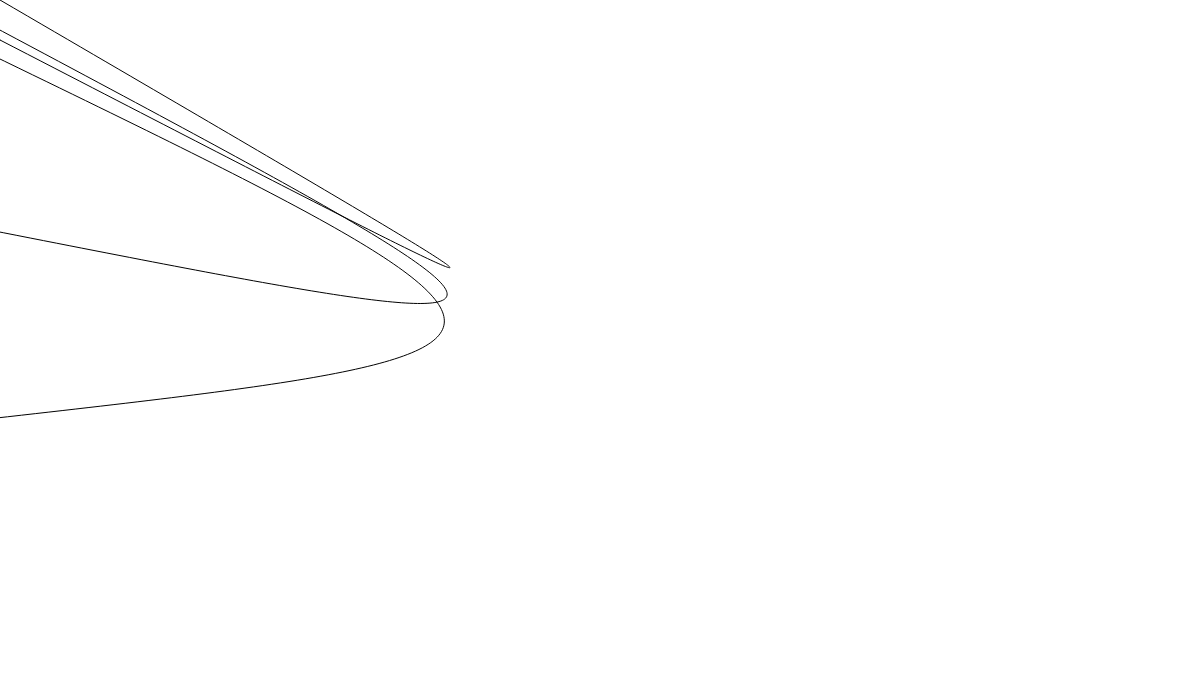
Frame 1 (no input)
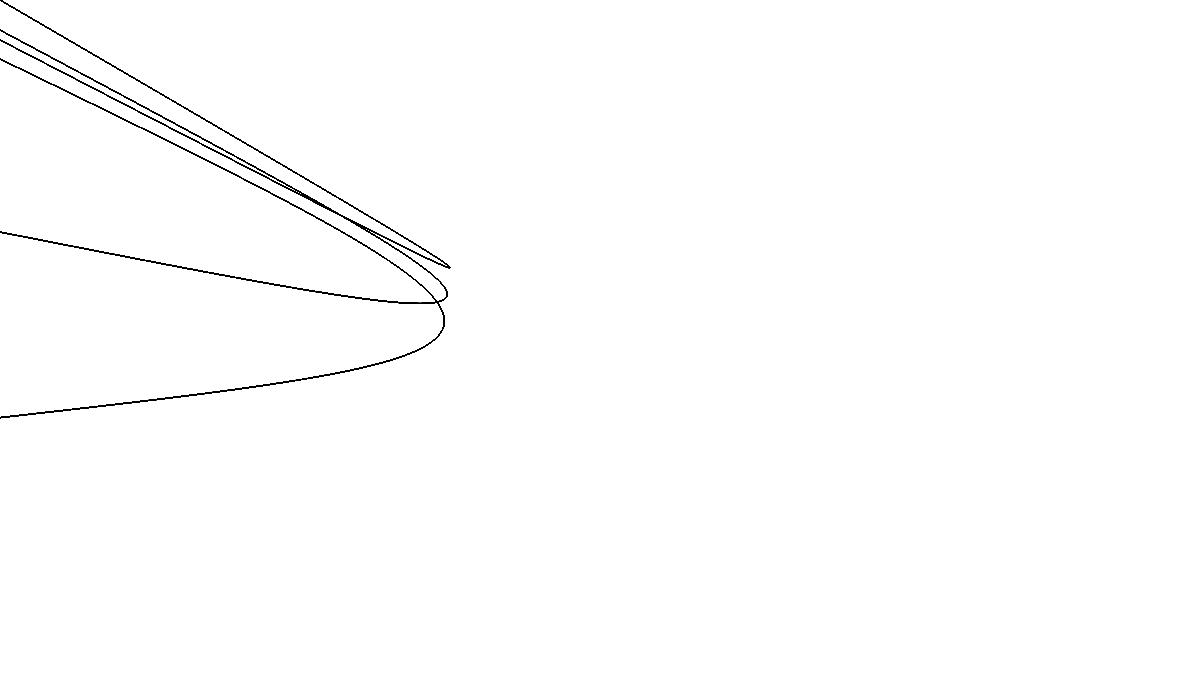
Frame 60 (no input)
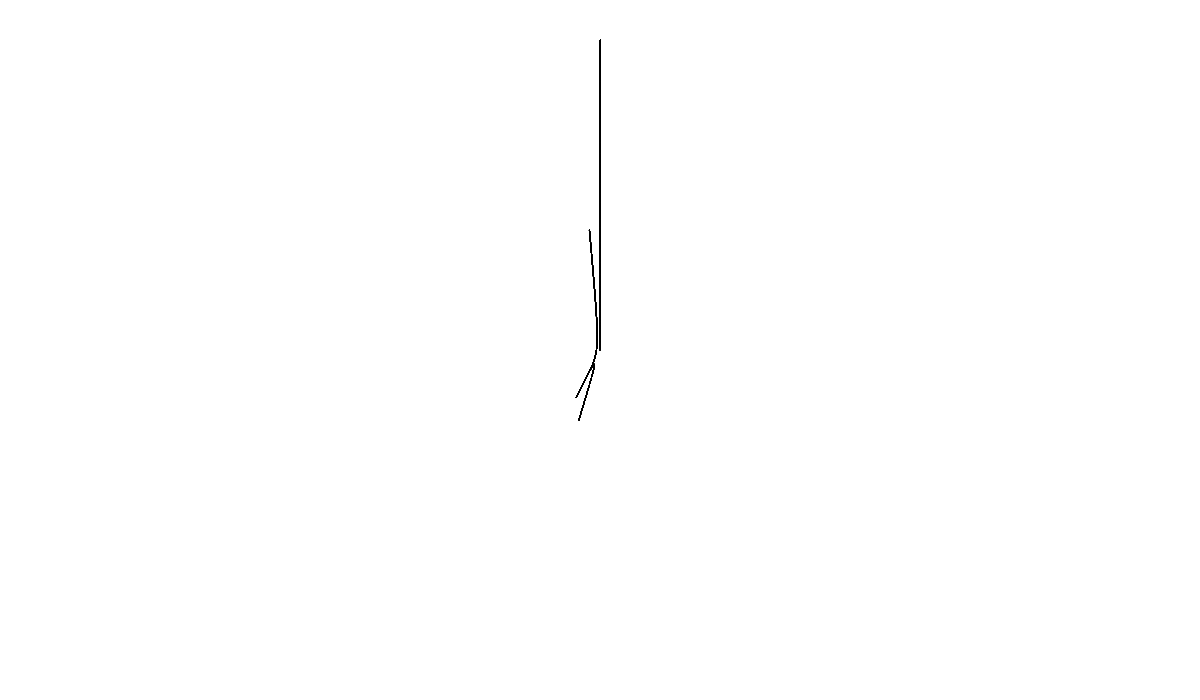
Frame 120 (the mouse pressed at the canvas centre since frame 60)

The p5.js sketch that drew these frames (run headless with seeded random() and noise() and a simulated clock; from frame 60 on, the mouse is pressed at the canvas centre):

// p5.js sketch
// ── sketch.js
var value = 0;
function setup() {
  createCanvas (1200, 700);
  noFill();
  background(255);
}

function draw() {
  for (var i = 0; i < 500; i += 190) {
    bezier(mouseX-(i/18.0), 40+i, 600, 350, 600, 350, mouseX-(i/16.0), mouseY+(i/8.0)); }
    stroke(value) }

function keyTyped() {
  if (key === 'w') {
    value = 255;
  } else if (key === 'b') {
    value = 0; }
  if (key === 'g'){
    value = 75 }
}

function mousePressed() {
  clear();
}
